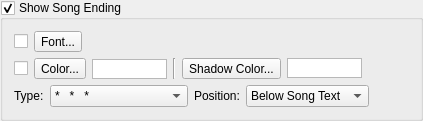
       <widget class="QGroupBox" name="groupBoxSongEnding2">
        <property name="title">
         <string>Show Song Ending</string>
        </property>
        <property name="checkable">
         <bool>true</bool>
        </property>
        <layout class="QVBoxLayout" name="verticalLayout_4">
         <item>
          <layout class="QHBoxLayout" name="horizontalLayout_17">
           <item>
            <widget class="QCheckBox" name="checkBoxSameEndingFont2">
             <property name="sizePolicy">
              <sizepolicy hsizetype="Fixed" vsizetype="Fixed">
               <horstretch>0</horstretch>
               <verstretch>0</verstretch>
              </sizepolicy>
             </property>
            </widget>
           </item>
           <item>
            <widget class="QToolButton" name="toolButtonEndingFont2">
             <property name="text">
              <string>Font...</string>
             </property>
            </widget>
           </item>
           <item>
            <widget class="QLabel" name="labelEndingFont2">
             <property name="text">
              <string/>
             </property>
            </widget>
           </item>
          </layout>
         </item>
         <item>
          <layout class="QHBoxLayout" name="horizontalLayout_21">
           <item>
            <widget class="QCheckBox" name="checkBoxSameEndingColor2">
             <property name="sizePolicy">
              <sizepolicy hsizetype="Fixed" vsizetype="Fixed">
               <horstretch>0</horstretch>
               <verstretch>0</verstretch>
              </sizepolicy>
             </property>
            </widget>
           </item>
           <item>
            <widget class="QToolButton" name="toolButtonEndingColor2">
             <property name="text">
              <string>Color...</string>
             </property>
            </widget>
           </item>
           <item>
            <widget class="QGraphicsView" name="graphicViewEndingColor2">
             <property name="sizePolicy">
              <sizepolicy hsizetype="Minimum" vsizetype="Fixed">
               <horstretch>0</horstretch>
               <verstretch>0</verstretch>
              </sizepolicy>
             </property>
             <property name="minimumSize">
              <size>
               <width>75</width>
               <height>20</height>
              </size>
             </property>
             <property name="maximumSize">
              <size>
               <width>75</width>
               <height>19</height>
              </size>
             </property>
            </widget>
           </item>
           <item>
            <widget class="Line" name="line_8">
             <property name="orientation">
              <enum>Qt::Vertical</enum>
             </property>
            </widget>
           </item>
           <item>
            <widget class="QToolButton" name="toolButtonEndingShadowColor2">
             <property name="text">
              <string>Shadow Color...</string>
             </property>
            </widget>
           </item>
           <item>
            <widget class="QGraphicsView" name="graphicViewEndingShadowColor2">
             <property name="sizePolicy">
              <sizepolicy hsizetype="Fixed" vsizetype="Fixed">
               <horstretch>0</horstretch>
               <verstretch>0</verstretch>
              </sizepolicy>
             </property>
             <property name="minimumSize">
              <size>
               <width>75</width>
               <height>20</height>
              </size>
             </property>
             <property name="maximumSize">
              <size>
               <width>75</width>
               <height>20</height>
              </size>
             </property>
            </widget>
           </item>
           <item>
            <spacer name="horizontalSpacer_5">
             <property name="orientation">
              <enum>Qt::Horizontal</enum>
             </property>
             <property name="sizeHint" stdset="0">
              <size>
               <width>40</width>
               <height>20</height>
              </size>
             </property>
            </spacer>
           </item>
          </layout>
         </item>
         <item>
          <layout class="QHBoxLayout" name="horizontalLayout_26">
           <item>
            <widget class="QLabel" name="label_3">
             <property name="text">
              <string>Type:</string>
             </property>
            </widget>
           </item>
           <item>
            <widget class="QComboBox" name="comboBoxEndingType2">
             <property name="sizePolicy">
              <sizepolicy hsizetype="MinimumExpanding" vsizetype="Fixed">
               <horstretch>0</horstretch>
               <verstretch>0</verstretch>
              </sizepolicy>
             </property>
             <item>
              <property name="text">
               <string notr="true">*   *   *</string>
              </property>
             </item>
             <item>
              <property name="text">
               <string notr="true">-   -   -</string>
              </property>
             </item>
             <item>
              <property name="text">
               <string notr="true">°   °   °</string>
              </property>
             </item>
             <item>
              <property name="text">
               <string notr="true">•   •   •</string>
              </property>
             </item>
             <item>
              <property name="text">
               <string notr="true">●   ●   ●</string>
              </property>
             </item>
             <item>
              <property name="text">
               <string notr="true">▪   ▪   ▪</string>
              </property>
             </item>
             <item>
              <property name="text">
               <string notr="true">■   ■   ■</string>
              </property>
             </item>
             <item>
              <property name="text">
               <string>Song Copyright Info</string>
              </property>
             </item>
            </widget>
           </item>
           <item>
            <widget class="QLabel" name="labelEndingPosition_2">
             <property name="text">
              <string>Position:</string>
             </property>
            </widget>
           </item>
           <item>
            <widget class="QComboBox" name="comboBoxEndingPosition2">
             <item>
              <property name="text">
               <string>Below Song Text</string>
              </property>
              <property name="icon">
               <iconset resource="softprojector.qrc">
                <normaloff>:/icons/icons/belowText.png</normaloff>:/icons/icons/belowText.png</iconset>
              </property>
             </item>
             <item>
              <property name="text">
               <string>Bottom of Screen</string>
              </property>
              <property name="icon">
               <iconset resource="softprojector.qrc">
                <normaloff>:/icons/icons/bottomOfScreen.png</normaloff>:/icons/icons/bottomOfScreen.png</iconset>
              </property>
             </item>
            </widget>
           </item>
           <item>
            <spacer name="horizontalSpacer_7">
             <property name="orientation">
              <enum>Qt::Horizontal</enum>
             </property>
             <property name="sizeHint" stdset="0">
              <size>
               <width>40</width>
               <height>20</height>
              </size>
             </property>
            </spacer>
           </item>
          </layout>
         </item>
        </layout>
       </widget>
